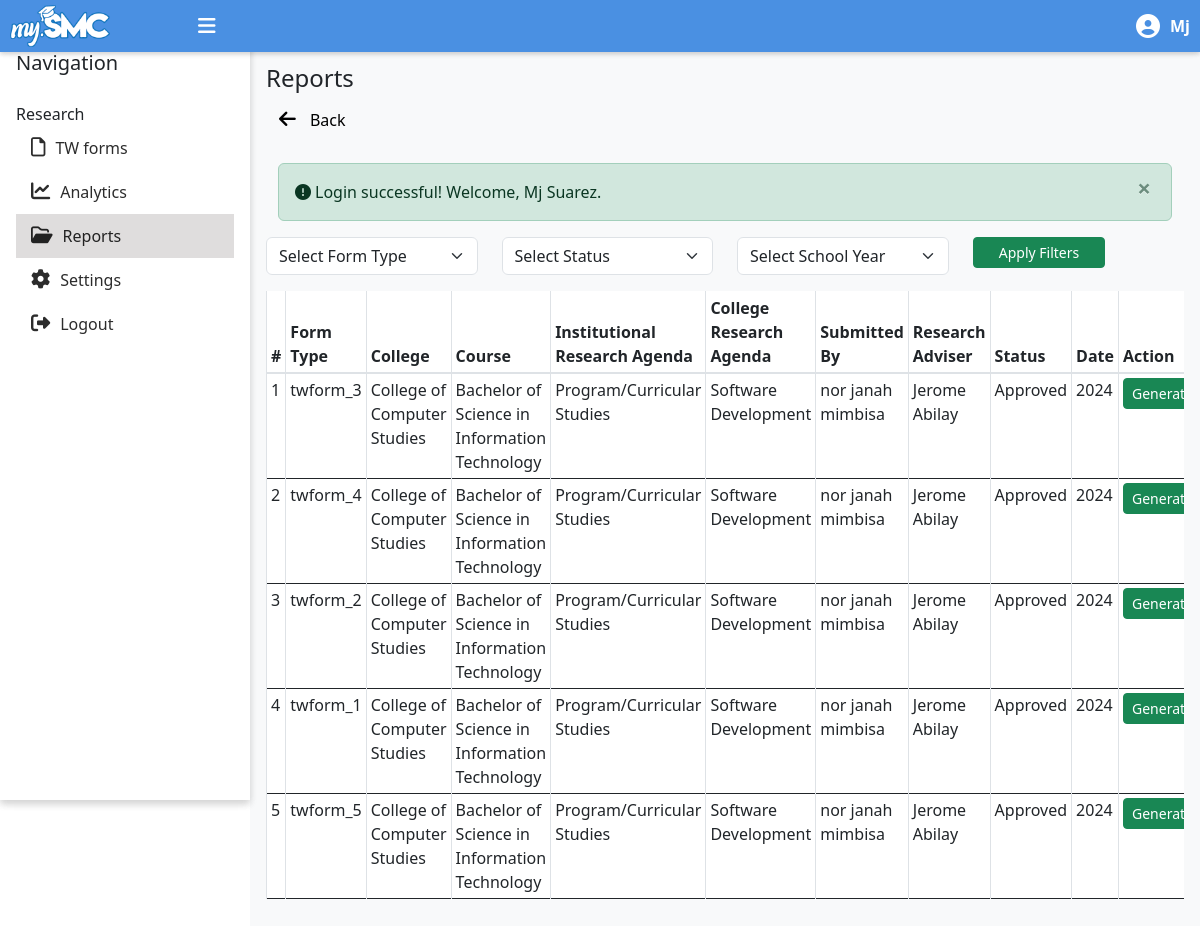
The page /rmo_staff/reports.php (signed in) on the database as committed earlier.
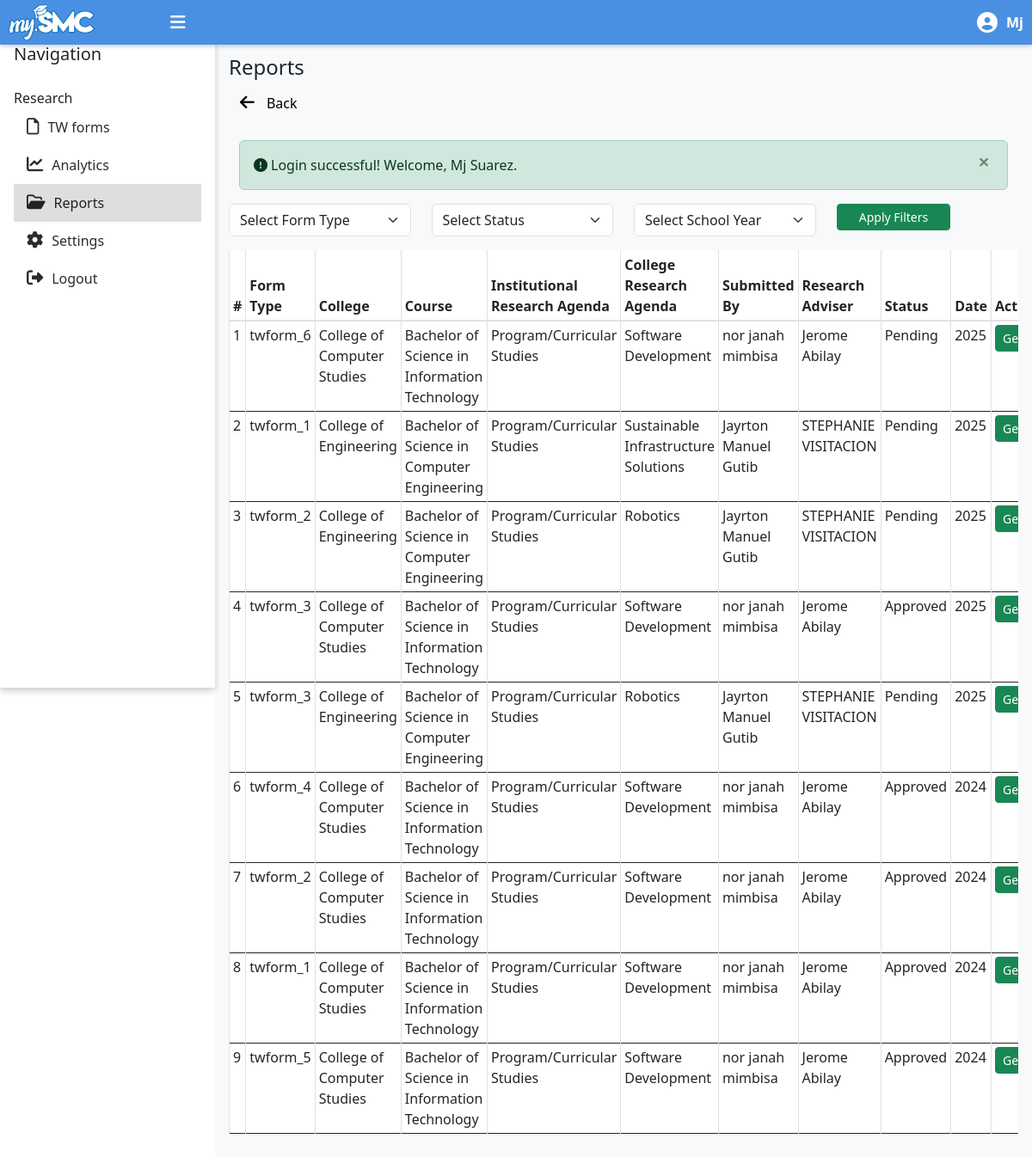
The same page on the database as committed later.
### tables this page shows
CREATE TABLE `tw_forms` (
  `tw_form_id` int(11) NOT NULL,
  `form_type` enum('twform_1','twform_2','twform_3','twform_4','twform_5','twform_6') NOT NULL,
  `ir_agenda_id` int(11) NOT NULL,
  `col_agenda_id` int(11) NOT NULL,
  `department_id` int(11) NOT NULL,
  `course_id` int(11) NOT NULL,
  `user_id` int(11) NOT NULL,
  `research_adviser_id` int(11) NOT NULL,
  `overall_status` enum('pending','approved','rejected','') NOT NULL,
  `comments` text DEFAULT NULL,
  `submission_date` date DEFAULT NULL,
  `last_updated` timestamp NOT NULL DEFAULT current_timestamp()
);

CREATE TABLE `departments` (
  `department_id` int(11) NOT NULL,
  `department_name` varchar(255) NOT NULL
);

CREATE TABLE `courses` (
  `course_id` int(11) NOT NULL,
  `course_name` varchar(255) NOT NULL,
  `department_id` int(11) DEFAULT NULL
);

CREATE TABLE `institutional_research_agenda` (
  `ir_agenda_id` int(11) NOT NULL,
  `ir_agenda_name` varchar(255) NOT NULL,
  `sub_areas` text DEFAULT NULL
);

CREATE TABLE `college_research_agenda` (
  `agenda_id` int(11) NOT NULL,
  `agenda_name` varchar(255) NOT NULL,
  `department_id` int(11) DEFAULT NULL,
  `description` text DEFAULT NULL
);

CREATE TABLE `accounts` (
  `user_id` int(255) NOT NULL,
  `username` varchar(50) NOT NULL,
  `password` varchar(255) NOT NULL,
  `firstname` varchar(50) NOT NULL,
  `lastname` varchar(50) NOT NULL,
  `contact` varchar(13) NOT NULL,
  `department_id` int(11) NOT NULL,
  `smc_email` varchar(255) NOT NULL,
  `user_type` enum('student','dean','panelist','rmo_staff','subject_advisor') NOT NULL,
  `date_created` datetime NOT NULL DEFAULT current_timestamp()
);

### messages.php (called while the page is built, shortened)
<?php
$messages = isset($_SESSION['messages']) ? $_SESSION['messages'] : [];
?>

### rmo_staff/reports.php (the view, shortened to what this page needs)
<?php
    include('rmo-master.php');
    require '../config/connect.php';
    include '../messages.php';
    function getTWForms($twform_type = null, $overall_status = null,  $school_year = null) {
        global $conn;
        $query = "
            SELECT
                tw.tw_form_id,
                tw.form_type,
                tw.user_id,
                tw.ir_agenda_id,
                tw.col_agenda_id,
                ira.ir_agenda_name AS ir_agenda,
                col_agenda.agenda_name AS col_agenda,
                tw.department_id AS department,
                tw.course_id AS course,
                tw.research_adviser_id AS adviser,
                tw.comments,
                tw.overall_status,
                tw.submission_date,
                YEAR(tw.last_updated) AS last_updated_year,
                u.firstname AS student_firstname,
                u.lastname AS student_lastname,
                dep.department_name AS department_name,
                cou.course_name AS course_name,
                advisor.firstname AS adviser_firstname,
                advisor.lastname AS adviser_lastname
            FROM TW_FORMS tw
            LEFT JOIN ACCOUNTS u ON tw.user_id = u.user_id
            LEFT JOIN DEPARTMENTS dep ON tw.department_id = dep.department_id
            LEFT JOIN COURSES cou ON tw.course_id = cou.course_id
            LEFT JOIN institutional_research_agenda ira ON tw.ir_agenda_id = ira.ir_agenda_id
            LEFT JOIN college_research_agenda col_agenda ON tw.col_agenda_id = col_agenda.agenda_id
            LEFT JOIN ACCOUNTS advisor ON tw.research_adviser_id = advisor.user_id
        ";
        $query .= " ORDER BY tw.last_updated DESC";
        $stmt = mysqli_prepare($conn, $query);
        mysqli_stmt_execute($stmt);
        $result = mysqli_stmt_get_result($stmt);
        $twform_details = [];
        while ($row = mysqli_fetch_assoc($result)) {
            $twform_details[] = $row;
        }
        return $twform_details;
    }
$twform_type = $_GET['twform_type'] ?? null;
$overall_status = $_GET['overall_status'] ?? null;
$twform_details = getTWForms($twform_type, $overall_status);
?>
<section id="tw-forms" class="pt-4">
    <div class="header-container pt-4">
        <h4 class="text-left">Reports</h4>
    </div>
    <div class="d-flex justify-content-between align-items-center mb-4">
        <a href="javascript:history.back()" class="btn btn-link" style="font-size: 1rem; text-decoration: none; color: black;">
            <i class="fas fa-arrow-left" style="margin-right: 10px; font-size: 1.2rem;"></i>
            Back
        </a>
    </div>
    <?php if (!empty($messages)): ?>
        <div class="container mt-3">
            <?php foreach ($messages as $message): ?>
                <div class="alert alert-<?= htmlspecialchars($message['tags']) ?> alert-dismissible fade show" role="alert">
                <i class="fa-solid fa-circle-exclamation mr-1"></i><?= htmlspecialchars($message['content']) ?>
                    <button type="button" class="close" data-bs-dismiss="alert" aria-label="Close">
                        <span aria-hidden="true">&times;</span>
                    </button>
                </div>
            <?php endforeach; ?>
        </div>
    <?php endif; ?>
    <div class="row mb-3">
        <div class="col-md-3">
            <select id="twform_type" name="twform_type" class="form-select">
                <option value="">Select Form Type</option>
            </select>
        </div>
        <div class="col-md-3">
            <select id="overall_status" name="overall_status" class="form-select">
                <option value="">Select Status</option>
            </select>
        </div>
        <div class="col-md-3">
            <select id="school_year" name="school_year" class="form-select">
                <option value="">Select School Year</option>
            </select>
        </div>
        <div class="col-md-2">
            <button id="apply-filters" class="btn btn-success btn-sm w-100">Apply Filters</button>
        </div>
    </div>
    <div class="table-responsive">
        <table id="items-table" class="table table-bordered table-sm display">
            <thead class="thead-background">
                <tr>
                    <th>#</th>
                    <th>Form Type</th>
                    <th>College</th>
                    <th>Course</th>
                    <th>Institutional Research Agenda</th>
                    <th>College Research Agenda</th>
                    <th>Submitted By</th>
                    <th>Research Adviser</th>
                    <th>Status</th>
                    <th>Date</th>
                    <th>Action</th>
                </tr>
            </thead>
            <tbody>
                <?php $i = 1; foreach ($twform_details as $form): ?>
                    <tr>
                        <td><?= $i++; ?></td>
                        <td><?= $form['form_type'] ?></td>
                        <td><?= $form['department_name'] ?></td>
                        <td><?= $form['course_name'] ?></td>
                        <td><?= $form['ir_agenda'] ?></td>
                        <td><?= $form['col_agenda'] ?></td>
                        <td><?= $form['student_firstname'] . ' ' . $form['student_lastname'] ?></td>
                        <td><?= $form['adviser_firstname'] . ' ' . $form['adviser_lastname'] ?></td>
                        <td><?= ucfirst($form['overall_status']) ?></td>
                        <td><?= $form['last_updated_year'] ?></td>
                        <td>
                            <?php
                                switch ($form['form_type']) {
                                    case 'twform_1':
                                        $pdfPage = 'generate_twform1_pdf.php';
                                        break;
                                    case 'twform_2':
                                        $pdfPage = 'generate_twform2_pdf.php';
                                        break;
                                    case 'twform_3':
                                        $pdfPage = 'generate_twform3_pdf.php';
                                        break;
                                    case 'twform_4':
                                        $pdfPage = 'generate_twform4_pdf.php';
                                        break;
                                    case 'twform_5':
                                        $pdfPage = 'generate_twform5_pdf.php';
                                        break;
                                    case 'twform_6':
                                        $pdfPage = 'generate_twform6_pdf.php';
                                        break;
                                }
                            ?>
                            <div class="d-flex justify-content-between align-items-center mb-1" style="gap: 5px">
                                <?php if ($pdfPage): ?>
                                    <a href="../<?= $pdfPage ?>?tw_form_id=<?= $form['tw_form_id'] ?>&action=I" class="btn btn-success btn-sm" target="_blank">Generate</a>
                           <?php else: ?>
                                    <span class="text-muted">PDF generation not available for this form type.</span>
                                <?php endif; ?>
                            </div>
                        </td>
                    </tr>
                <?php endforeach; ?>
            </tbody>
        </table>
    </div>
</section>
<?php
$content = ob_get_clean();
include('rmo-master.php');
?>

### rmo_staff/rmo-master.php (shortened to what this page needs)
<!DOCTYPE html>
<html lang="en">
<head>
    <link rel="stylesheet" href="../css/dashboard.css">
    <link rel="stylesheet" href="//maxcdn.bootstrapcdn.com/bootstrap/4.0.0/css/bootstrap.min.css">
    <link href="https://cdn.jsdelivr.net/npm/bootstrap@5.3.0-alpha1/dist/css/bootstrap.min.css" rel="stylesheet">
    <link href="https://cdn.datatables.net/1.12.1/css/jquery.dataTables.min.css" rel="stylesheet">
    <link href="https://cdnjs.cloudflare.com/ajax/libs/font-awesome/6.6.0/css/all.min.css" rel="stylesheet">
</head>
<body>
    <?php include 'rmo-sidebar.php'; ?>
    <?php if (isset($content)) : ?>
        <div class="main-content">
            <?php echo $content; ?>
        </div>
    <?php endif; ?>
</body>
</html>

### rmo_staff/rmo-sidebar.php (shortened to what this page needs)
<?php
require '../config/connect.php';
$user_id = $_SESSION['user_id'];
$query = "SELECT firstname FROM accounts WHERE user_id = ?";
$stmt = mysqli_prepare($conn, $query);
mysqli_stmt_bind_param($stmt, 'i', $user_id);
mysqli_stmt_execute($stmt);
mysqli_stmt_bind_result($stmt, $firstname);
?>
<div class="header-bar">
    <div class="menu-container">
        <a href="#"><img src="../images/src/portal-logo.png" alt="logo"></a>
        <div class="hamburger" onclick="toggleSidebar()">
            <i class="fas fa-bars"></i>
        </div>
    </div>
    <div class="user-profile">
        <i class="fas fa-user-circle"></i>
        <span class="user-name"><?php echo ucwords(htmlspecialchars($firstname)); ?></span>
    </div>
</div>
<div class="sidebar d-flex flex-column p-3">
    <ul class="nav flex-column mt-3" id="sidebar-nav">
    <a href="#" class="d-flex align-items-center mb-md-0 me-md-auto text-white text-decoration-none mt-3">
        <span class="fs-5 d-none d-sm-inline text-dark">Navigation</span>
    </a>
    <br>
        <li class="section-title text-dark">Research</li>
        <li class="nav-item">
            <a href="tw-forms.php" class="nav-link">
            <i class="fa-regular fa-file"></i> <span>TW forms</span>
            </a>
        </li>
        <li class="nav-item">
            <a href="analytics.php" class="nav-link">
                <i class="fas fa-chart-line"></i> <span>Analytics</span>
            </a>
        </li>
        <li class="nav-item">
            <a href="reports.php" class="nav-link">
                <i class="fa-regular fa-folder-open"></i> <span>Reports</span>
            </a>
        </li>
        <li class="nav-item">
            <a href="settings.php" class="nav-link">
            <i class="fa-solid fa-gear"></i> <span>Settings</span>
            </a>
        </li>
        <li class="nav-item">
            <a href="../logout.php" class="nav-link" onclick="event.preventDefault(); document.getElementById('logout-form').submit();">
                <i class="fas fa-sign-out-alt"></i> <span>Logout</span>
            </a>
        </li>
    </ul>
</div>

### css/dashboard.css (style rules this page uses)
body { display: flex; min-height: 100vh; margin: 0; background-color: #a8b5c7; }
.sidebar { width: 250px; min-width: 250px; background-color: #ffffff; color: rgb(0, 0, 0); position: fixed; height: 100vh; transition: width 0.3s, padding 0.3s ease; display: flex; flex-direction: column; justify-content: flex-start; overflow-x: hidden; box-shadow: 0px 4px 8px rgba(0, 0, 0, 0.1); }
.sidebar .nav-link { display: flex; align-items: center; color: #2c2c2c; padding: 10px 15px; text-decoration: none; transition: color 0.3s; }
.sidebar .nav-link.active { background-color: #dfdddd !important; color: rgb(34, 34, 34) !important; }
.sidebar .nav-link i { margin-right: 10px; font-size: 1.2rem; }
.main-content { margin-left: 250px; flex-grow: 1; background-color: #f8f9fa; padding: 1rem; transition: margin-left 0.3s ease; overflow: hidden; }
.form-select { width: auto; min-width: 200px; }
.alert { padding: 10px; display: flex; align-items: center; max-width: 100%; margin-bottom: 20px; border-radius: 5px; }

### rmo_staff/rmo-sidebar.php (style rules this page uses)
.header-bar { position: fixed; top: 0; left: 0; right: 0; display: flex; align-items: center; justify-content: space-between; box-shadow: 0 2px 5px rgba(0, 0, 0, 0.1); background-color: #4a90e2; padding: 5px 10px; z-index: 1000; }
.menu-container { display: flex; align-items: center; gap: 5.5rem; }
.header-bar img { width: 100px; cursor: pointer; }
.hamburger { font-size: 20px; color: white; cursor: pointer; }
.hamburger i { display: inline-block; }
.user-profile { display: flex; align-items: center; gap: 10px; color: white; font-size: 16px; font-weight: bold; }
.user-profile i { font-size: 24px; }

### rmo_staff/reports.php (style rules this page uses)
.thead-background { background-color:rgb(56, 120, 193); color: white; }

Rows that differ between the two databases and show on the page:
added tw_forms: form_type "twform_6", department.department_name "College of Computer Studies", course.course_name "Bachelor of Science in Information Technology", ir_agenda.ir_agenda_name "Program/Curricular Studies", col_agenda.agenda_name "Software Development", user.firstname "nor janah", user.lastname "mimbisa", accounts.firstname "Jerome", accounts.lastname "Abilay", overall_status "Pending", last_updated_year "2025"
added tw_forms: form_type "twform_1", department.department_name "College of Engineering", course.course_name "Bachelor of Science in Computer Engineering", ir_agenda.ir_agenda_name "Program/Curricular Studies", col_agenda.agenda_name "Sustainable Infrastructure Solutions", user.firstname "Jayrton Manuel", user.lastname "Gutib", accounts.firstname "STEPHANIE", accounts.lastname "VISITACION", overall_status "Pending", last_updated_year "2025"
added tw_forms: form_type "twform_2", department.department_name "College of Engineering", course.course_name "Bachelor of Science in Computer Engineering", ir_agenda.ir_agenda_name "Program/Curricular Studies", col_agenda.agenda_name "Robotics", user.firstname "Jayrton Manuel", user.lastname "Gutib", accounts.firstname "STEPHANIE", accounts.lastname "VISITACION", overall_status "Pending", last_updated_year "2025"
changed tw_forms (number 4 of 9 on the later page): last_updated_year "2024" → "2025"
added tw_forms: form_type "twform_3", department.department_name "College of Engineering", course.course_name "Bachelor of Science in Computer Engineering", ir_agenda.ir_agenda_name "Program/Curricular Studies", col_agenda.agenda_name "Robotics", user.firstname "Jayrton Manuel", user.lastname "Gutib", accounts.firstname "STEPHANIE", accounts.lastname "VISITACION", overall_status "Pending", last_updated_year "2025"
